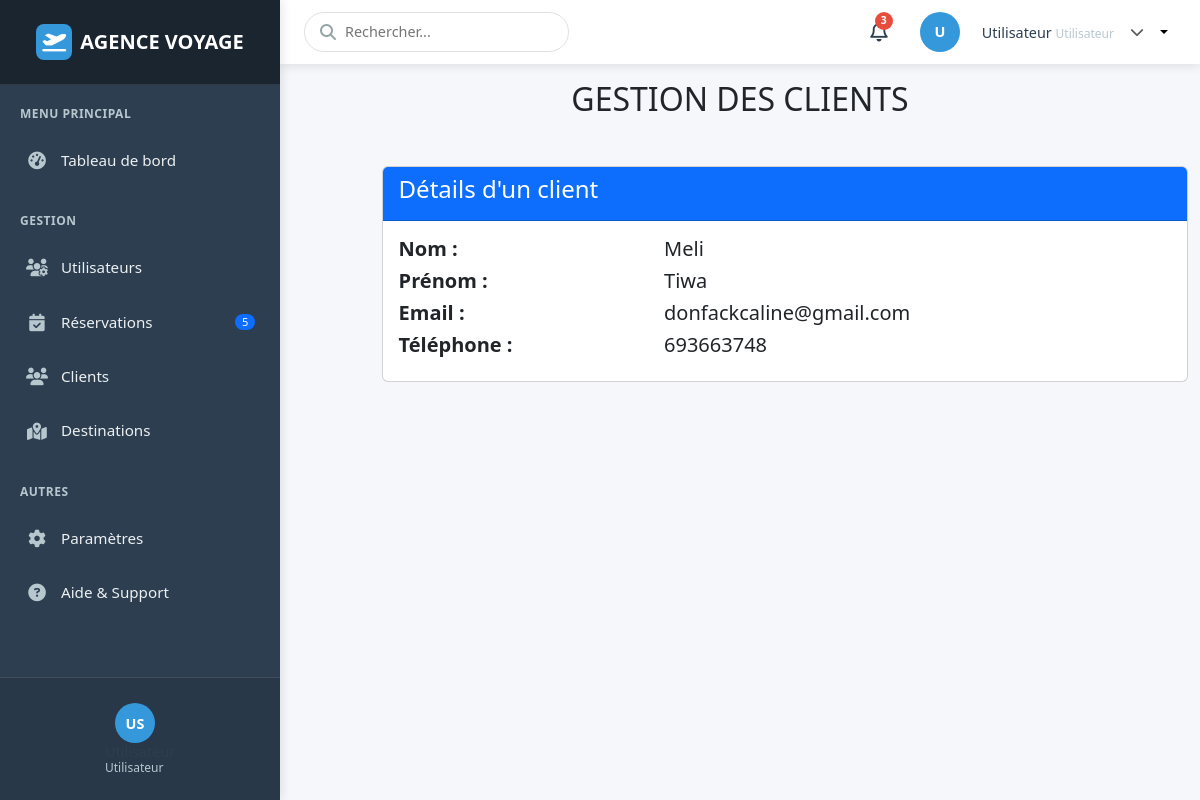
The page /client/show.php?id=1 on the database its author committed.
### tables this page shows
CREATE TABLE `clients` (
  `id` int(11) NOT NULL,
  `nom` varchar(255) DEFAULT NULL,
  `prenom` varchar(255) DEFAULT NULL,
  `email` varchar(255) DEFAULT NULL,
  `telephone` varchar(20) DEFAULT NULL
);

### client/show.php (the view)
<?php
include("../connexion.php");
include("../include/header.php");
include("../include/sidebar.php");
?>
<?php
if ($_GET['id']) {
    $id = $_GET['id'];
    $sql = "SELECT * FROM clients WHERE id = :id";
    $statement = $connect->prepare($sql);
    $statement->bindValue(':id', $id, PDO::PARAM_STR);
    $statement->execute();
    $clients = $statement->fetchAll(PDO::FETCH_ASSOC);
    $client = $clients[0];
} else {
    echo "Aucun élément sélectionné";
}
?>
<h2 class="mt-3 text-center">GESTION DES CLIENTS</h2>
<div class="container">
    <div class="card mt-5" style="margin-left: 10%;">
        <div class="card-header bg-primary">
            <h4 class="text-white">Détails d'un client</h4>
        </div>
        <div class="card-body">
            <div class="row">
                <h5 class ="col-md-4"><b>Nom : </b></h5>
                <h5 class ="col-md-8"><?= $client["nom"] ?></h5>
            </div>
            <div class="row">
                <h5 class ="col-md-4"><b>Prénom : </b></h5>
                <h5 class ="col-md-8"><?= $client["prenom"] ?></h5>
            </div>
            <div class="row">
                <h5 class ="col-md-4"><b>Email : </b></h5>
                <h5 class ="col-md-8"><?= $client["email"] ?></h5>
            </div>
            <div class="row">
                <h5 class ="col-md-4"><b>Téléphone : </b></h5>
                <h5 class ="col-md-8"><?= $client["telephone"] ?></h5>
            </div>
        </div>
    </div>
</div>
<?php include('../include/footer.php'); ?>

### include/header.php (style rules this page uses)
:root { --header-height: 64px; --sidebar-width: 280px; --primary-color: #2c3e50; --secondary-color: #3498db; --accent-color: #e74c3c; --light-color: #ecf0f1; --dark-color: #2c3e50; --header-bg: #fff; --header-shadow: 0 2px 10px rgba(0, 0, 0, 0.1); }
body { font-family: 'Segoe UI', Tahoma, Geneva, Verdana, sans-serif; padding-top: var(--header-height); padding-left: var(--sidebar-width); background-color: #f5f7fa; min-height: 100vh; }

### include/sidebar.php (style rules this page uses)
:root { --sidebar-width: 280px; --sidebar-bg: #2c3e50; --sidebar-color: #ecf0f1; --sidebar-active-bg: #3498db; --sidebar-hover-bg: rgba(255, 255, 255, 0.1); --sidebar-header-bg: #1a252f; --sidebar-divider: rgba(255, 255, 255, 0.1); --sidebar-icon-color: #b8c7ce; --sidebar-active-icon-color: #fff; }

### rows shown on the page
clients: nom "Meli", prenom "Tiwa", email "donfackcaline@gmail.com", telephone "693663748"

### other values the page prints
$initials ?: 'U' "U"
$_SESSION['user']['prenom'] "Utilisateur"
$_SESSION['user']['role'] "Utilisateur"
$initials ?: 'US' "US"
